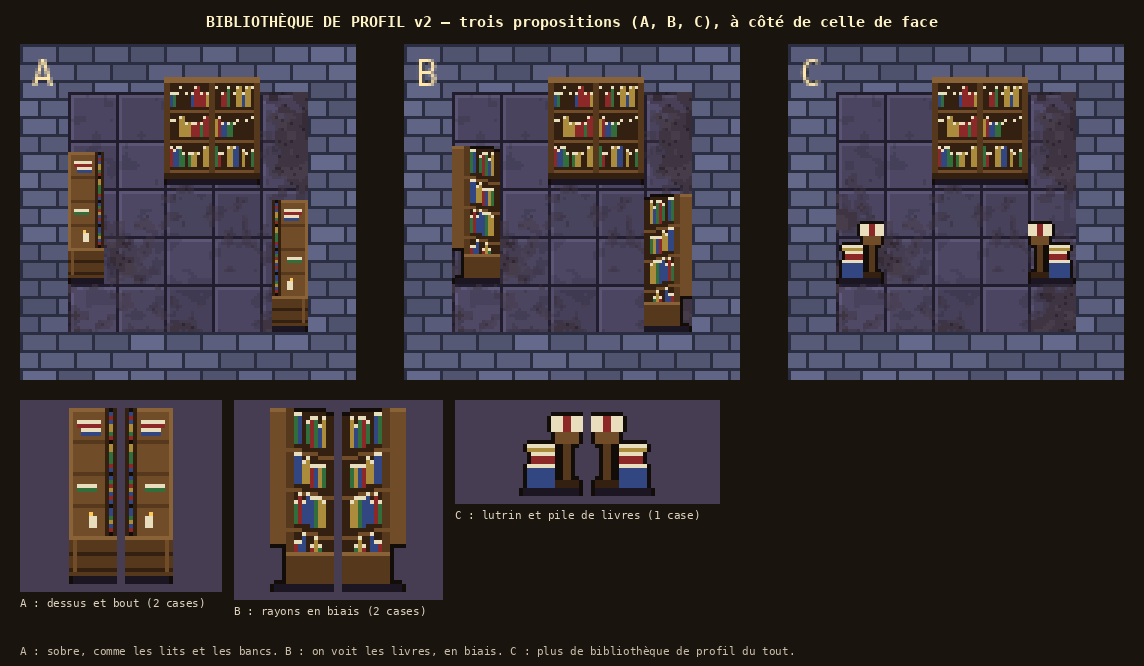

Python code for this plot:
"""Bibliothèque DE PROFIL, v2 (Thomas, 2026-11-11 : « les bibliothèques de profil sont moches »). Trois propositions,
posées contre le mur de gauche d'un coin d'alchimiste, à côté de la bibliothèque de face (validée) pour comparer.

A « dessus et bout » : on voit le DESSUS du meuble (planches, quelques livres couchés, une bougie) et son BOUT tourné vers
  nous (la face du bas), rien de biais. Le plus sobre, comme les lits et les bancs.
B « rayons en biais » : un dessus étroit et la face des rayons vue en biais, livres debout bien lisibles, montants épais.
C « pas de profil » : contre les murs de côté, on remplace la bibliothèque par une PILE DE LIVRES ET UN LUTRIN (1 case),
  et les vraies bibliothèques restent de face, au mur du fond.
Écrit art/bibliotheque_profil_v2.png. Lancer depuis la racine du dépôt.
"""
import os, sys
sys.path.insert(0, os.path.dirname(os.path.abspath(__file__)))
from PIL import Image, ImageDraw
from pix import grid, to_img, font, hash2
from dortoir_v2 import Sprite, C, T, walls
from sols_v1 import floor_b
from planche import planche
import forge_alchimie_v1 as fa  # palette (oak, book_…) et bibliothèque de face

BOOKS = ["book_r", "book_b", "book_g", "book_y"]


def side_a():
    """A : dessus (8 × 32) puis bout (8 × 12). Contre le mur de GAUCHE (le dessin se retourne pour la droite)."""
    s = Sprite(12, 44)
    s.r(1, 42, 11, 2, "shadow")
    # Dessus : cadre de chêne, planches, quelques livres couchés et une bougie.
    s.r(0, 0, 10, 32, "oak_l").r(0, 0, 10, 1, "oak_h").r(0, 0, 1, 32, "oak_h").r(9, 0, 1, 32, "oak_d")
    for y in (8, 16, 24):
        s.r(1, y, 8, 1, "oak")
    s.r(2, 3, 6, 2, "book_r").r(2, 3, 6, 1, "page").r(3, 5, 5, 2, "book_b").r(3, 5, 5, 1, "page")
    s.r(2, 19, 5, 2, "book_g").r(2, 19, 5, 1, "page")
    s.r(5, 27, 2, 3, "page").p(5, 26, "flame")
    # Le bord des rayons, côté salle : une rangée de dos de livres très étroite (on devine les livres).
    for y in range(1, 31):
        if y % 8 != 0:
            s.p(10, y, BOOKS[int(hash2(10, y, 901) * 4)])
    s.r(11, 0, 1, 32, "oak_d")
    # Bout tourné vers nous : panneau de chêne, deux traverses.
    s.r(0, 32, 12, 10, "oak").r(0, 32, 12, 1, "oak_h").r(0, 36, 12, 1, "oak_d").r(0, 40, 12, 1, "oak_d").r(1, 33, 1, 8, "oak_l")
    return s.done()


def side_b():
    """B : dessus étroit (4 px) et face des rayons en biais (9 px) : 4 rayons, livres debout, montants épais."""
    s = Sprite(16, 46)
    s.r(1, 44, 15, 2, "shadow")
    s.r(0, 0, 4, 34, "oak_l").r(0, 0, 4, 1, "oak_h")                       # dessus
    s.r(4, 0, 2, 36, "oak").r(14, 2, 2, 42, "oak_d")                       # montants avant et arrière (le bas descend : biais)
    s.r(6, 1, 8, 42, "oak_d")                                              # fond des rayons
    for i in range(4):
        top = 1 + i * 10
        for x in range(6, 14):
            lean = (x - 6) // 4                                            # le rayon s'incline : il descend vers la salle
            h = 6 + int(hash2(x, top, 950 + i) * 3)
            c = BOOKS[int(hash2(x, top, 960 + i) * 4)]
            if hash2(x, top, 970) > 0.88:
                continue
            s.r(x, top + 8 - h + lean, 1, h, c).p(x, top + 8 - h + lean, "page")
        for x in range(4, 16):
            s.p(x, top + 9 + (x - 4) // 4, "oak_l")                        # planche du rayon
    s.r(4, 36, 12, 8, "oak").r(4, 36, 12, 1, "oak_h")                       # socle
    return s.done()


def side_c():
    """C : pas de profil. Lutrin de chêne avec un gros livre, et une pile de livres au pied (1 case)."""
    s = Sprite(16, 22)
    s.r(1, 20, 14, 2, "shadow")
    s.r(2, 14, 7, 6, "book_b").r(2, 14, 7, 1, "page").r(3, 11, 6, 3, "book_r").r(3, 11, 6, 1, "page").r(2, 9, 7, 2, "book_y").r(2, 9, 7, 1, "page")
    s.r(11, 8, 2, 12, "oak").r(9, 18, 6, 2, "oak_d").r(9, 5, 6, 4, "oak_l").r(9, 5, 6, 1, "oak_h")
    s.r(8, 2, 8, 4, "page").r(11, 2, 2, 4, "book_r")
    return s.done()


def mirror(sp):
    out = Sprite(sp.a.shape[1], sp.a.shape[0])
    out.a = sp.a[:, ::-1].copy()
    return out


if __name__ == "__main__":
    C.update({"flame": (255, 200, 90, 255)})
    rooms = []
    for label, make, h in (("A", side_a, 2), ("B", side_b, 2), ("C", side_c, 1)):
        IW, IH = 5, 5
        W, Hh = (IW + 2) * T, (IH + 2) * T
        xs, ys = grid(W, Hh)
        base = walls(IW, IH)
        fl = floor_b(xs, ys)
        base[T:T + IH * T, T:T + IW * T] = fl[T:T + IH * T, T:T + IW * T]
        room = to_img(base).convert("RGBA")
        def put(sp, cx, cy, ox=0, oy=0):
            im = sp.img()
            room.alpha_composite(im, ((cx + 1) * T + ox, (cy + 1) * T + T - im.height + oy))
        put(fa.bookcase_front(), 2, 1, oy=-1)
        sp = make()
        if h == 2:
            put(sp, 0, 3)
            put(mirror(sp), 4, 4, ox=16 - sp.a.shape[1])
        else:
            put(sp, 0, 3)
            put(mirror(sp), 4, 3)
        d = ImageDraw.Draw(room)
        d.text((4, 2), label, fill=(255, 230, 170), font=font(12, False))
        rooms.append(room)
    W = sum(r.width for r in rooms) + 16 * (len(rooms) - 1)
    sheet = Image.new("RGBA", (W, rooms[0].height), (26, 20, 14, 255))
    x = 0
    for r in rooms:
        sheet.alpha_composite(r, (x, 0))
        x += r.width + 16
    planche("BIBLIOTHÈQUE DE PROFIL v2 — trois propositions (A, B, C), à côté de celle de face", sheet, [
        ("A : dessus et bout (2 cases)", [side_a().img(), mirror(side_a()).img()]),
        ("B : rayons en biais (2 cases)", [side_b().img(), mirror(side_b()).img()]),
        ("C : lutrin et pile de livres (1 case)", [side_c().img(), mirror(side_c()).img()]),
    ], "art/bibliotheque_profil_v2.png", S=3,
        note="A : sobre, comme les lits et les bancs. B : on voit les livres, en biais. C : plus de bibliothèque de profil du tout.")
